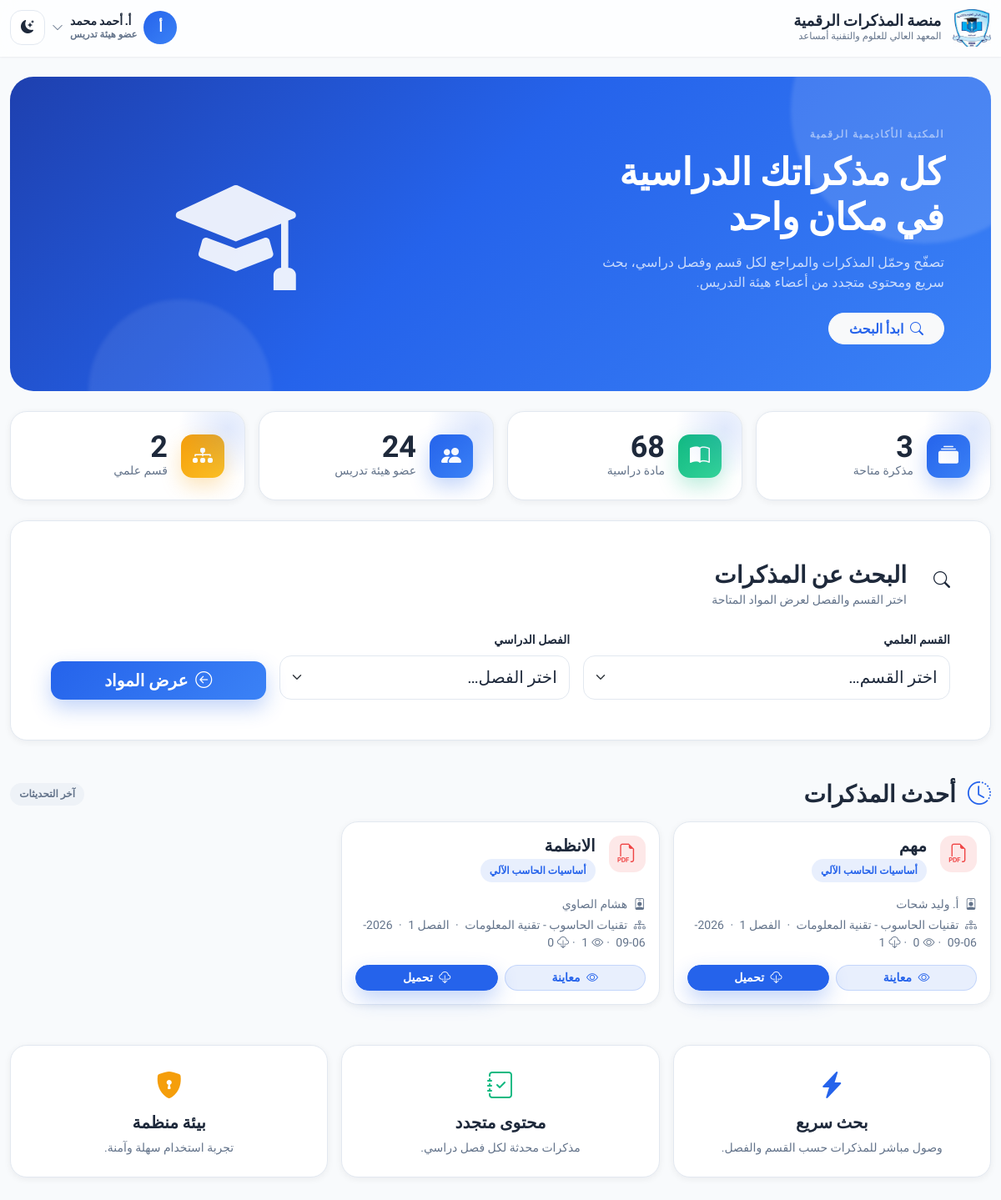
Page / (signed in) on the committed database.
### tables this page shows
CREATE TABLE handouts (
    id INTEGER PRIMARY KEY AUTOINCREMENT,
    teacher_id INTEGER,
    subject_id INTEGER,
    dept_id INTEGER,
    semester INTEGER,
    title TEXT,
    notes TEXT,
    file_path TEXT,
    upload_date TIMESTAMP DEFAULT CURRENT_TIMESTAMP, view_count INTEGER DEFAULT 0, download_count INTEGER DEFAULT 0,
    FOREIGN KEY (teacher_id) REFERENCES teachers (id),
    FOREIGN KEY (subject_id) REFERENCES subjects (id),
    FOREIGN KEY (dept_id) REFERENCES departments (id)
);

CREATE TABLE subjects (
    id INTEGER PRIMARY KEY AUTOINCREMENT,
    subject_name TEXT NOT NULL UNIQUE,
    is_shared BOOLEAN DEFAULT 0
);

CREATE TABLE teachers (
    id INTEGER PRIMARY KEY AUTOINCREMENT,
    full_name TEXT NOT NULL,
    email TEXT NOT NULL UNIQUE,
    password TEXT NOT NULL
);

CREATE TABLE departments (
    id INTEGER PRIMARY KEY AUTOINCREMENT,
    dept_name TEXT NOT NULL UNIQUE
);

### app.py (the view)
@app.route('/')
def index():
    conn = get_db_connection()
    depts = conn.execute('SELECT * FROM departments').fetchall()
    stats = {
        'handouts': conn.execute('SELECT COUNT(*) FROM handouts').fetchone()[0],
        'subjects': conn.execute('SELECT COUNT(*) FROM subjects').fetchone()[0],
        'teachers': conn.execute("SELECT COUNT(*) FROM teachers WHERE email != 'admin@musaid.edu.ly'").fetchone()[0],
        'departments': conn.execute('SELECT COUNT(*) FROM departments').fetchone()[0],
    }
    recent = conn.execute('''
        SELECT h.title, h.file_path, h.upload_date, h.dept_id, h.semester,
               COALESCE(h.view_count, 0) AS view_count,
               COALESCE(h.download_count, 0) AS download_count,
               s.subject_name, t.full_name AS teacher_name, d.dept_name
        FROM handouts h
        JOIN subjects s ON h.subject_id = s.id
        JOIN teachers t ON h.teacher_id = t.id
        JOIN departments d ON h.dept_id = d.id
        ORDER BY h.id DESC LIMIT 6
    ''').fetchall()
    conn.close()
    return render_template('index.html', depts=depts, stats=stats, recent=recent)

### app.py (called while the page is built)
@app.context_processor
def _inject_csrf():
    return {'csrf_token': get_csrf_token}

@app.before_request
def _csrf_protect():
    if request.method in ('POST', 'PUT', 'PATCH', 'DELETE'):
        sent = (request.form.get('csrf_token')
                or request.headers.get('X-CSRFToken'))
        stored = session.get('_csrf_token')
        if not stored or not sent or not secrets.compare_digest(str(stored), str(sent)):
            audit_log('csrf_failure', f'path={request.path}')
            abort(400)

def get_db_connection():
    return db.connect(DATABASE)

### db.py (called while the page is built)
def backend():
    url = os.environ.get('DATABASE_URL', '').strip()
    if url.startswith('mysql'):
        return 'mysql'
    if os.environ.get('MUSAID_DB_BACKEND', '').strip().lower() in ('mysql', 'mariadb'):
        return 'mysql'
    return 'sqlite'

def is_mysql():
    return backend() == 'mysql'

def connect(sqlite_path):
    if is_mysql():
        raw = get_engine().raw_connection()  # اتصال PyMySQL من تجمّع SQLAlchemy
        return MySQLConnection(raw)
    conn = sqlite3.connect(sqlite_path)
    conn.row_factory = sqlite3.Row
    return conn

### templates/index.html (shortened to what this page needs)
{% extends "layout.html" %}
{% block content %}
<section class="ms-hero ms-fade-up mb-4">
  <div class="row align-items-center g-4">
    <div class="col-lg-7">
      <span class="ms-eyebrow text-white-50">المكتبة الأكاديمية الرقمية</span>
      <h1 class="fw-bold mt-2 mb-3" style="font-size:clamp(1.8rem,4vw,2.8rem);">
        كل مذكراتك الدراسية<br>في مكان واحد
      </h1>
      <p class="opacity-75 mb-4" style="max-width:48ch;">
        تصفّح وحمّل المذكرات والمراجع لكل قسم وفصل دراسي، بحث سريع ومحتوى متجدد من أعضاء هيئة التدريس.
      </p>
      <a href="#searchCard" class="btn btn-light rounded-pill px-4 fw-bold text-primary">
        <i class="bi bi-search me-1"></i> ابدأ البحث
      </a>
    </div>
    <div class="col-lg-5 d-none d-lg-block text-center">
      <i class="bi bi-mortarboard-fill" style="font-size:9rem;opacity:.9;"></i>
    </div>
  </div>
</section>
<div class="row g-3 mb-4">
  <div class="col-6 col-lg-3">
    <div class="ms-stat ms-fade-up h-100">
      <div class="d-flex align-items-center gap-3">
        <div class="ms-stat-icon"><i class="bi bi-collection-fill"></i></div>
        <div><div class="ms-stat-value">{{ stats.handouts }}</div><div class="ms-stat-label">مذكرة متاحة</div></div>
      </div>
    </div>
  </div>
  <div class="col-6 col-lg-3">
    <div class="ms-stat ms-stat--success ms-fade-up-2 h-100">
      <div class="d-flex align-items-center gap-3">
        <div class="ms-stat-icon"><i class="bi bi-book-half"></i></div>
        <div><div class="ms-stat-value">{{ stats.subjects }}</div><div class="ms-stat-label">مادة دراسية</div></div>
      </div>
    </div>
  </div>
  <div class="col-6 col-lg-3">
    <div class="ms-stat ms-fade-up-2 h-100">
      <div class="d-flex align-items-center gap-3">
        <div class="ms-stat-icon"><i class="bi bi-people-fill"></i></div>
        <div><div class="ms-stat-value">{{ stats.teachers }}</div><div class="ms-stat-label">عضو هيئة تدريس</div></div>
      </div>
    </div>
  </div>
  <div class="col-6 col-lg-3">
    <div class="ms-stat ms-stat--warning ms-fade-up-3 h-100">
      <div class="d-flex align-items-center gap-3">
        <div class="ms-stat-icon"><i class="bi bi-diagram-3-fill"></i></div>
        <div><div class="ms-stat-value">{{ stats.departments }}</div><div class="ms-stat-label">قسم علمي</div></div>
      </div>
    </div>
  </div>
</div>
<div class="card ms-fade-up-2 mb-5" id="searchCard">
  <div class="card-body p-4 p-md-5">
    <div class="d-flex align-items-center gap-2 mb-4">
      <div class="ms-stat-icon" style="width:44px;height:44px;font-size:1.25rem;"><i class="bi bi-search"></i></div>
      <div>
        <h2 class="ms-h2 mb-0">البحث عن المذكرات</h2>
        <small class="text-muted">اختر القسم والفصل لعرض المواد المتاحة</small>
      </div>
    </div>
    <form action="/search" method="GET">
      <div class="row g-3">
        <div class="col-md-5">
          <label class="form-label">القسم العلمي</label>
          <select class="form-select form-select-lg" name="dept" required>
            <option value="">اختر القسم…</option>
          </select>
        </div>
        <div class="col-md-4">
          <label class="form-label">الفصل الدراسي</label>
          <select class="form-select form-select-lg" name="semester" required>
            <option value="">اختر الفصل…</option>
          </select>
        </div>
        <div class="col-md-3 d-flex align-items-end">
          <button type="submit" class="btn btn-gradient btn-lg w-100">
            <i class="bi bi-arrow-left-circle me-1"></i> عرض المواد
          </button>
        </div>
      </div>
    </form>
  </div>
</div>
<div class="d-flex align-items-center justify-content-between mb-3">
  <h2 class="ms-h2 mb-0"><i class="bi bi-clock-history text-brand me-2"></i> أحدث المذكرات</h2>
  <span class="ms-badge--muted ms-badge">آخر التحديثات</span>
</div>
{% if recent %}
<div class="row g-3 mb-5">
  {% for item in recent %}
  <div class="col-md-6 col-lg-4">
    <div class="card ms-card-hover h-100">
      <div class="card-body d-flex flex-column">
        <div class="d-flex align-items-start gap-3 mb-3">
          {% set ext = item.file_path|lower %}
          {% if '.ppt' in ext %}
            <div class="ms-filechip ms-filechip--ppt"><i class="bi bi-filetype-pptx"></i></div>
          {% elif '.doc' in ext %}
            <div class="ms-filechip ms-filechip--doc"><i class="bi bi-filetype-docx"></i></div>
          {% else %}
            <div class="ms-filechip ms-filechip--pdf"><i class="bi bi-filetype-pdf"></i></div>
          {% endif %}
          <div class="flex-grow-1 min-w-0">
            <h5 class="fw-bold mb-1 ms-clamp-2" title="{{ item.title }}">{{ item.title }}</h5>
            <span class="ms-badge">{{ item.subject_name }}</span>
          </div>
        </div>
        <div class="text-muted small mb-1"><i class="bi bi-person-badge me-1"></i> {{ item.teacher_name }}</div>
        <div class="text-muted small mb-3">
          <i class="bi bi-diagram-3 me-1"></i> {{ item.dept_name }}
          <span class="mx-1">·</span> الفصل {{ item.semester }}
          {% if item.upload_date %}<span class="mx-1">·</span> {{ item.upload_date[:10] }}{% endif %}
          <span class="mx-1">·</span><i class="bi bi-eye me-1"></i>{{ item.view_count or 0 }}
          <span class="mx-1">·</span><i class="bi bi-cloud-download me-1"></i>{{ item.download_count or 0 }}
        </div>
        <div class="mt-auto d-flex gap-2">
          <a href="{{ url_for('uploaded_file', filename=item.file_path) }}" target="_blank" class="btn btn-soft btn-sm rounded-pill flex-grow-1">
            <i class="bi bi-eye me-1"></i> معاينة
          </a>
          <a href="{{ url_for('uploaded_file', filename=item.file_path) }}?dl=1" download="{{ item.file_path }}" class="btn btn-primary btn-sm rounded-pill flex-grow-1">
            <i class="bi bi-cloud-download me-1"></i> تحميل
          </a>
        </div>
      </div>
    </div>
  </div>
  {% endfor %}
</div>
{% endif %}
<div class="row g-3 text-center mb-3">
  <div class="col-md-4">
    <div class="card h-100 ms-hover-lift"><div class="card-body p-4">
      <i class="bi bi-lightning-charge-fill fs-2 text-brand"></i>
      <h5 class="fw-bold mt-2">بحث سريع</h5>
      <p class="text-muted small mb-0">وصول مباشر للمذكرات حسب القسم والفصل.</p>
    </div></div>
  </div>
  <div class="col-md-4">
    <div class="card h-100 ms-hover-lift"><div class="card-body p-4">
      <i class="bi bi-journal-check fs-2 text-success"></i>
      <h5 class="fw-bold mt-2">محتوى متجدد</h5>
      <p class="text-muted small mb-0">مذكرات محدثة لكل فصل دراسي.</p>
    </div></div>
  </div>
  <div class="col-md-4">
    <div class="card h-100 ms-hover-lift"><div class="card-body p-4">
      <i class="bi bi-shield-lock-fill fs-2 text-warning"></i>
      <h5 class="fw-bold mt-2">بيئة منظمة</h5>
      <p class="text-muted small mb-0">تجربة استخدام سهلة وآمنة.</p>
    </div></div>
  </div>
</div>
{% endblock %}

### rows in the picture
handouts: title "مهم", subject_name "أساسيات الحاسب الآلي", teacher_name "أ. وليد شحات", dept_name "تقنيات الحاسوب - تقنية المعلومات", upload_date "2026-06-09", download_count "1"
handouts: title "الانظمة", subject_name "أساسيات الحاسب الآلي", teacher_name "هشام الصاوي", dept_name "تقنيات الحاسوب - تقنية المعلومات", upload_date "2026-06-09", download_count "0"

### other values in the picture
{{ (session.get('user_name') or 'U')[:1] }} "أ"
{{ session.get('user_name') }} "أ. أحمد محمد"
{{ 'مدير النظام' if session.get('role') == 'admin' else 'عضو هيئة تدريس' }} "عضو هيئة تدريس"
{{ stats.handouts }} "3"
{{ stats.subjects }} "68"
{{ stats.teachers }} "24"
{{ stats.departments }} "2"
